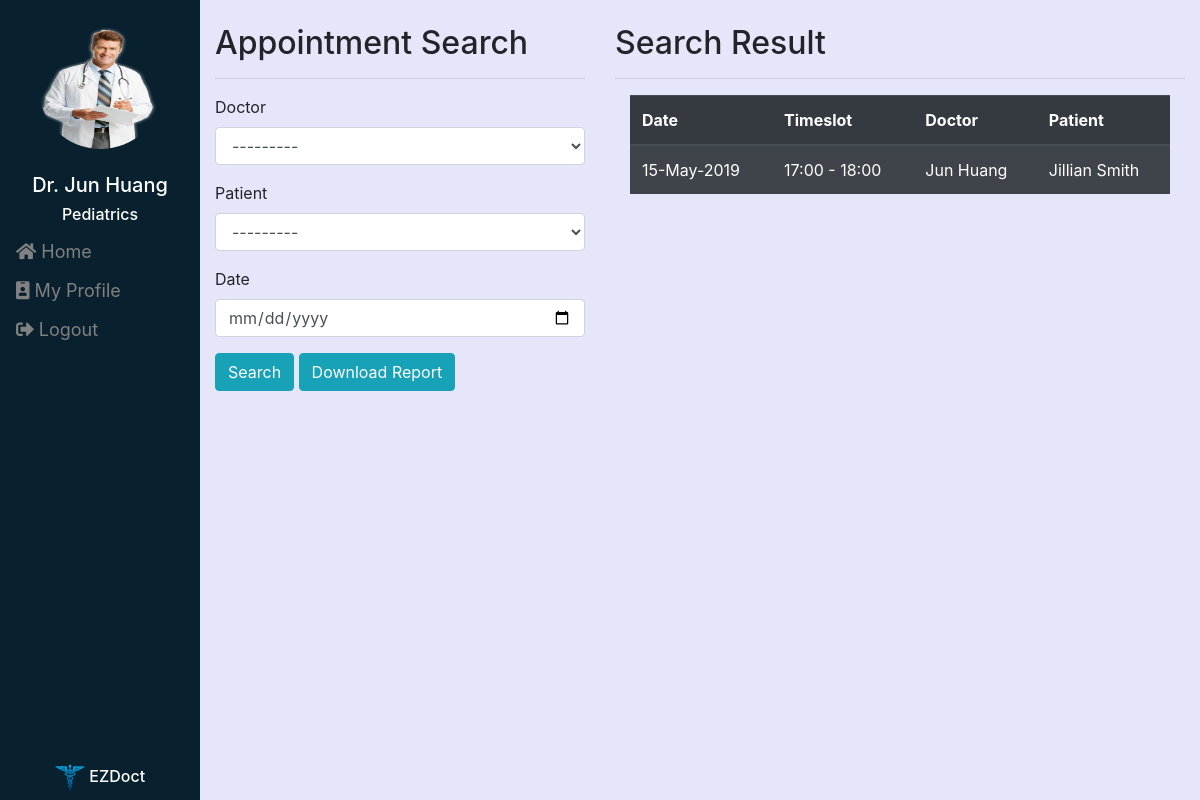
The page /doctor/reports/ (signed in) on the database its author committed.
### scheduling/models.py (models this page shows, shortened)
class User(AbstractUser):
    users = (
        ('doctor', 'Doctor'),
        ('patient', 'Patient'),
        ('assistant', 'Assistant'),
    )
    user_type = models.CharField(choices=users, max_length=9)
    def __str__(self):
        return self.first_name  + " " + self.last_name

class Doctor(models.Model):
    upin = models.AutoField(primary_key=True) #unique physician identification number
    user = models.OneToOneField(User, on_delete=models.CASCADE) #user id
    user.user_type = "doctor"
    specialty = models.CharField(max_length=20, blank=False)
    picture = models.ImageField(upload_to = 'doctors', blank=False)
    def __str__(self):
        return str(self.user)

class Appointment(models.Model):
    TIMESLOT_LIST = (
        (1, '10:00 - 11:00'),
        (2, '11:00 - 12:00'),
        (3, '12:00 - 13:00'),
        (4, '13:00 - 14:00'),
        (5, '14:00 - 15:00'),
        (6, '15:00 - 16:00'),
        (7, '16:00 - 17:00'),
        (8, '17:00 - 18:00'),
        (9, '18:00 - 19:00'),
    )
    date = models.DateField(default=date.today)
    timeslot = models.IntegerField(choices=TIMESLOT_LIST, null=True)
    doctor = models.ForeignKey(Doctor, on_delete = models.CASCADE, related_name='appointment_doctor')
    patient = models.ForeignKey(Patient, on_delete = models.CASCADE, related_name='appointment_patient')

class Patient(models.Model):
    pid = models.AutoField(unique=True, primary_key=True) #patient identification
    user = models.OneToOneField(User, on_delete=models.CASCADE)
    doctor = models.ForeignKey(Doctor, on_delete = models.CASCADE, related_name='patient_doctor', null=True)
    user.user_type = "patient"
    picture = models.ImageField(upload_to = 'patients', blank=False)
    def __str__(self):
        return str(self.user)

### scheduling/views/user.py (the view)
# urls.py: path('reports/', user.reports, name='reports'),
def reports(request):
    appointments = Appointment.objects.all().order_by('date').order_by('timeslot')
    user_filter = UserFilter(request.GET, queryset=appointments)
    return render(request,'scheduling/reports.html',
    {'filter': user_filter,
    'appointments':appointments}
    )

### scheduling/templates/scheduling/reports.html (shortened to what this page needs)
{% extends 'scheduling/dashboard_template.html' %}
{% load static %}
{% load staticfiles %}
{% load crispy_forms_tags %}
{% block content %}
<div class="row container-fluid">
  <div class="col-sm-2 sidebar">
    <br>
    {% if user.is_authenticated and user.user_type == "doctor" %}
    <div id="profile">
      <img id="pfp" class="rounded-circle" src="{{user.doctor.picture.url}}">
      <br><br>
      <h5> Dr. {{user}} </h5>
      <h6>{{user.doctor.specialty}} </h6>
    </div>
    <a href="{% url 'doctor_portal' %}"><i class="fa fa-home"></i> Home</a>
    <a href="{% url 'edit_profile' %}"><i class="fa fa-id-badge"></i> My Profile</a>
    <a href="{%url 'logout' %}"> <i class="fas fa-sign-out-alt"></i> Logout </a>
      <div id="footer">
        <img src="{% static 'images/caduceus.png' %}" alt="Logo" style="width:30px;">
        <h6>EZDoct</h6>
      </div>
  </div>
    <div class="col-sm-4" id="appointment">
      <br>
      <h2>Appointment Search</h2><hr>
      <form method="get" action="">
        <div class="form-group">
          {{filter.form|crispy}}
        </div>
        <button type="submit" class="btn btn-info">Search</button>
        <button onclick="exportTableToCSV('Appointment_report.csv')" class="btn btn-info">Download Report</button>
      </form>
    </div>
    <div class="col-sm-6" id="appointments">
    <br>
      <h2>Search Result</h2><hr>
      <div class="container-fluid overflow-auto">
        <table class="table table-dark table-striped">
          <thead>
            <tr>
              <th>Date</th>
              <th>Timeslot</th>
              <th>Doctor</th>
              <th>Patient</th>
            <tr>
          <thead>
          <tbody>
            {% for appointment in filter.qs %}
            <tr>
              <td>{{ appointment.date|date:"d-M-Y"}}</td>
              <td>{{ appointment.get_timeslot_display }}</td>
              <td>{{ appointment.doctor }}</td>
              <td>{{ appointment.patient }}</td>
            </tr>
            {% endfor %}
          </tbody>
        </table>
      </div>
    </div>
    </div>
{%endif%}
{% endblock %}

### scheduling/static/css/dashboard.css (style rules this page uses)
body { width: 100%; height: 100%; background-color: #e6e6fa; overflow: hidden; }
.row { margin: 0 0 0 0; padding: 0 0 0 0; }
.sidebar { height: 100vh; z-index: 1; bottom: 0; left: 0; background-color: rgb(9, 32, 46); padding: 0 0 0 0; }
.sidebar a { padding: 6px 8px 6px 16px; text-decoration: none; font-size: 18px; color: #818181; display: block; }
#pfp { width: 125px; height: 125px; }
#profile { text-align: center; color: white; }
#footer { position: absolute; width: 100%; bottom: 1%; color: white; text-align: center; }
#footer>* { display: inline; }
.form_container > form,button { display: inline; }
.overflow-auto { height: 80vh; }

### rows shown on the page
User: doctor.picture (picture), first_name+last_name "Jun Huang", doctor.specialty "Pediatrics"
Appointment: date "15-May-2019", timeslot "17:00 - 18:00", doctor "Jun Huang", patient "Jillian Smith"
